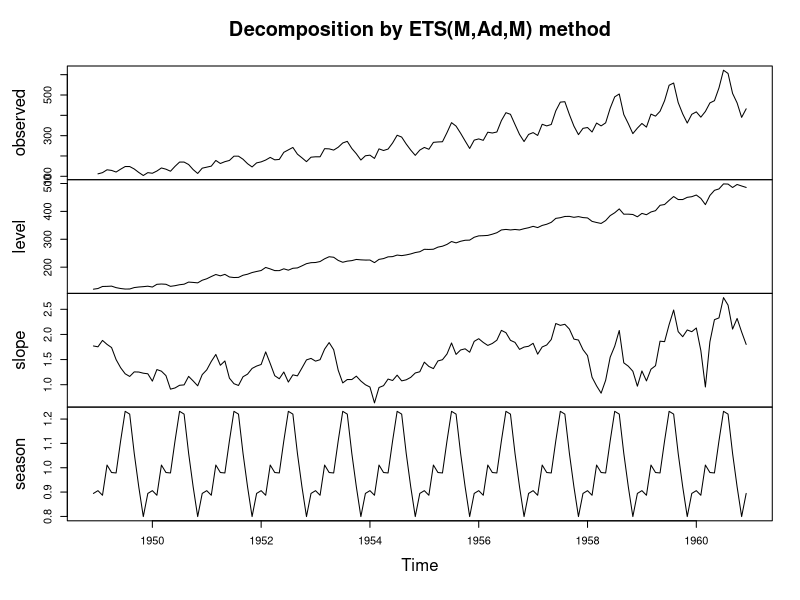
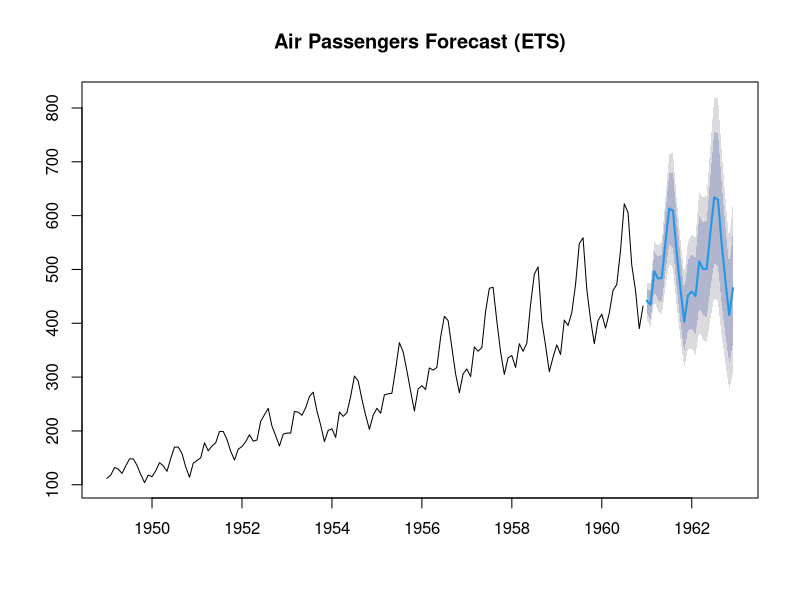
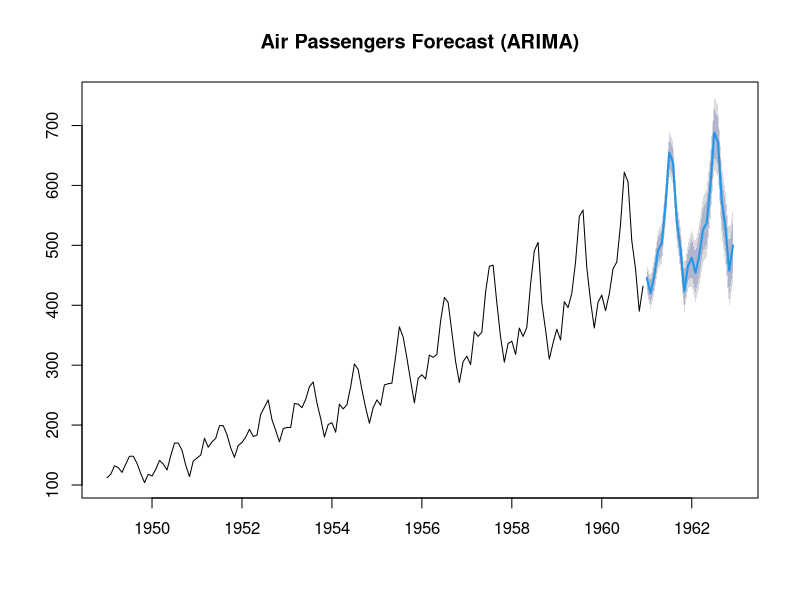
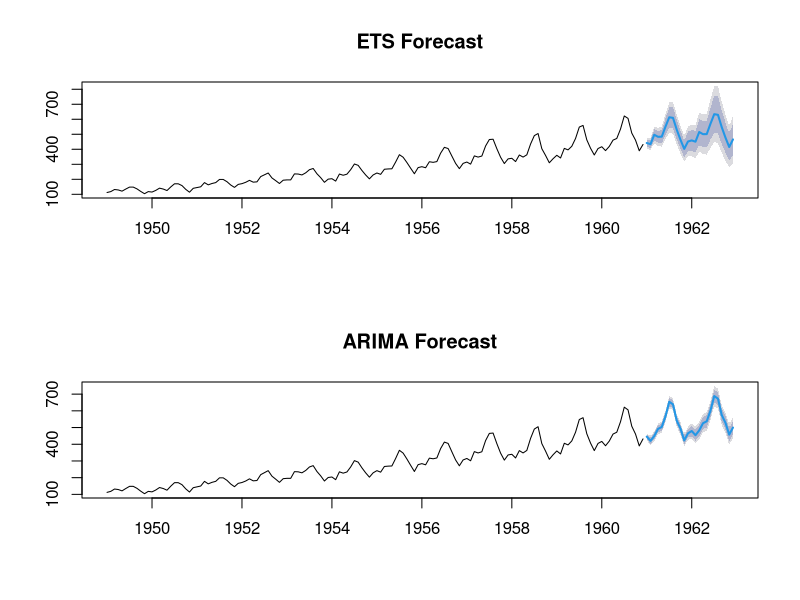
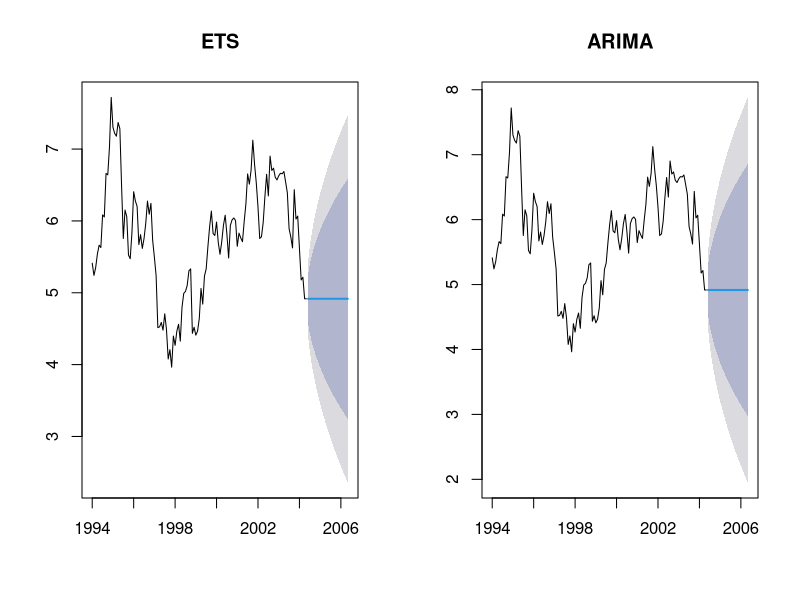

These figures' R source, in order: (Note: this script raises an error after producing the figures.)
## ---- chunk 1
#| echo: false
#| label: tbl-ets-models
#| tbl-cap: "Common ETS Models and Their Traditional Names"

library(knitr)
models <- data.frame(
  ETS_Notation = c("ETS(A,N,N)", "ETS(A,A,N)", "ETS(A,Ad,N)", 
                   "ETS(A,A,A)", "ETS(A,A,M)", "ETS(M,A,M)"),
  Traditional_Name = c("Simple Exponential Smoothing (SES)",
                       "Holt's Linear Method",
                       "Damped Trend Method",
                       "Additive Holt-Winters",
                       "Multiplicative Holt-Winters",
                       "Holt-Winters with Multiplicative Errors"),
  Use_Case = c("No trend, no seasonality",
               "Linear trend, no seasonality",
               "Trend that levels off",
               "Linear trend + additive seasons",
               "Linear trend + multiplicative seasons",
               "When variance increases with level")
)
kable(models)
## ---- chunk 2
#| label: ets-example
library(forecast)

# Load example data: Monthly airline passengers
data("AirPassengers")
ap <- AirPassengers

# Automatic model selection
ets_fit <- ets(ap)
print(ets_fit)
## ---- chunk 3
#| label: ets-components
#| fig-cap: "ETS Model Components"
#| fig-height: 6

# Plot the decomposition
plot(ets_fit)
## ---- chunk 4
#| label: ets-forecast
#| fig-cap: "ETS Forecast with Prediction Intervals"

# Generate forecasts
ets_forecast <- forecast(ets_fit, h = 24)
plot(ets_forecast, main = "Air Passengers Forecast (ETS)")
## ---- chunk 5
#| label: ets-parameters

# Extract estimated parameters
cat("Smoothing parameters:\n")
cat("  alpha =", ets_fit$par["alpha"], "\n")
cat("  beta  =", ets_fit$par["beta"], "\n")
cat("  gamma =", ets_fit$par["gamma"], "\n")

cat("\nInitial states:\n")
cat("  l0 =", ets_fit$initstate[1], "\n")
cat("  b0 =", ets_fit$initstate[2], "\n")
## ---- chunk 6
#| label: unit-root-tests

library(tseries)

# Example: Testing for unit roots
# KPSS test (null: stationary)
kpss_result <- kpss.test(ap)
cat("KPSS Test p-value:", kpss_result$p.value, "\n")
cat("Interpretation: p < 0.05 suggests differencing needed\n")

# Test on differenced data
kpss_diff <- kpss.test(diff(ap))
cat("\nKPSS on differenced data p-value:", kpss_diff$p.value, "\n")
## ---- chunk 7
#| label: auto-arima-example

# Automatic ARIMA model selection
arima_fit <- auto.arima(ap, trace = TRUE)
## ---- chunk 8
#| label: arima-summary

# Model summary
summary(arima_fit)
## ---- chunk 9
#| label: arima-roots

# Check AR and MA polynomial roots
# AR roots should have modulus > 1 for stationarity
# MA roots should have modulus > 1 for invertibility
cat("Model coefficients:\n")
print(coef(arima_fit))
## ---- chunk 10
#| label: arima-forecast
#| fig-cap: "ARIMA Forecast with Prediction Intervals"

arima_forecast <- forecast(arima_fit, h = 24)
plot(arima_forecast, main = "Air Passengers Forecast (ARIMA)")
## ---- chunk 11
#| label: aic-bic-comparison

# Compare AIC and BIC for different models
models <- list(
  ets_AAN = ets(ap, model = "AAN"),
  ets_AAA = ets(ap, model = "AAA"),
  ets_MAM = ets(ap, model = "MAM")
)

comparison <- data.frame(
  Model = names(models),
  AIC = sapply(models, function(x) x$aic),
  BIC = sapply(models, function(x) x$bic)
)

kable(comparison, digits = 2, caption = "Model Comparison: AIC vs BIC")
## ---- chunk 12
#| label: ets-vs-arima
#| fig-cap: "ETS vs ARIMA Forecasts Comparison"
#| fig-height: 8

par(mfrow = c(2, 1))

# ETS forecast
plot(ets_forecast, main = "ETS Forecast")

# ARIMA forecast  
plot(arima_forecast, main = "ARIMA Forecast")
## ---- chunk 13
#| label: accuracy-comparison

# Compare in-sample accuracy
cat("ETS Accuracy:\n")
print(accuracy(ets_fit))

cat("\nARIMA Accuracy:\n")
print(accuracy(arima_fit))
## ---- chunk 14
#| label: cv-comparison

# Time series cross-validation
# Using a rolling window approach
n <- length(ap)
train_size <- 120  # Use first 10 years for initial training

ets_errors <- c()
arima_errors <- c()

for(i in 1:12) {
  train <- window(ap, end = c(1958, i + 11))
  test <- window(ap, start = c(1958, i + 12), end = c(1958, i + 12))
  
  if(length(test) > 0) {
    # ETS forecast
    ets_model <- ets(train)
    ets_fc <- forecast(ets_model, h = 1)
    ets_errors <- c(ets_errors, as.numeric(test) - ets_fc$mean)
    
    # ARIMA forecast
    arima_model <- auto.arima(train)
    arima_fc <- forecast(arima_model, h = 1)
    arima_errors <- c(arima_errors, as.numeric(test) - arima_fc$mean)
  }
}

cat("One-step-ahead forecast comparison:\n")
cat("ETS RMSE:", sqrt(mean(ets_errors^2, na.rm = TRUE)), "\n")
cat("ARIMA RMSE:", sqrt(mean(arima_errors^2, na.rm = TRUE)), "\n")
## ---- chunk 15
#| label: example-nonseasonal
#| fig-cap: "US Bond Yields: Non-Seasonal Example"

# Simulate similar data to paper's example
set.seed(42)
bonds <- ts(cumsum(rnorm(125, 0, 0.3)) + 5, start = c(1994, 1), frequency = 12)

# Fit models
ets_bonds <- ets(bonds)
arima_bonds <- auto.arima(bonds)

cat("ETS model selected:", ets_bonds$method, "\n")
cat("ARIMA model selected: ARIMA(", paste(arimaorder(arima_bonds), collapse = ","), ")\n", sep = "")

# Forecast
par(mfrow = c(1, 2))
plot(forecast(ets_bonds, h = 24), main = "ETS")
plot(forecast(arima_bonds, h = 24), main = "ARIMA")
## ---- chunk 16
#| label: example-seasonal
#| fig-cap: "Seasonal Data with Trend"
#| fig-height: 8

# Australian tourists data (similar to paper)
data("austourists", package = "fpp2")

# Fit both models
ets_tourists <- ets(austourists)
arima_tourists <- auto.arima(austourists)

cat("ETS model:", ets_tourists$method, "\n")
cat("ARIMA model: ARIMA", paste(arimaorder(arima_tourists), collapse = ","), "\n")

# Compare forecasts
par(mfrow = c(2, 1))
plot(forecast(ets_tourists, h = 16), main = paste("ETS:", ets_tourists$method))
plot(forecast(arima_tourists, h = 16), main = "ARIMA")
## ---- chunk 17
#| label: croston-example
#| fig-cap: "Intermittent Demand Forecasting"

# Simulate intermittent demand
set.seed(123)
demand <- rpois(100, lambda = 0.5)
demand_ts <- ts(demand)

# Croston's method for intermittent demand
croston_fit <- croston(demand_ts, h = 20)
plot(croston_fit, main = "Croston's Method for Intermittent Demand")
## ---- chunk 18
#| label: s3-demo

# The forecast object
fc <- forecast(ets_fit, h = 12)

# Check the class
cat("Class:", class(fc), "\n")

# What's inside?
cat("\nComponents of forecast object:\n")
names(fc)
## ---- chunk 19
#| label: generic-functions

# These all work because of S3 methods
# print.forecast, plot.forecast, summary.forecast, etc.

# Accessing components
cat("Point forecasts:\n")
print(fc$mean)

cat("\n80% Prediction Interval:\n")
print(cbind(Lower = fc$lower[,1], Upper = fc$upper[,1]))
## ---- chunk 20
#| echo: false
#| label: tbl-method-comparison
#| tbl-cap: "When to Use ETS vs ARIMA"

comparison_table <- data.frame(
  Scenario = c("Short-term forecasts", 
               "Seasonal data",
               "Annual data",
               "Data with heteroscedasticity",
               "Need for interpretability",
               "Stationary data"),
  Recommended = c("ETS", "ETS", "ARIMA", "ETS (multiplicative)", 
                  "ETS", "ARIMA"),
  Reason = c("Competition results favor ETS",
             "Smaller model space reduces uncertainty",
             "ARIMA performed better in M3",
             "Multiplicative errors handle this",
             "Clear level/trend/season decomposition",
             "ARIMA's strength")
)
kable(comparison_table)
## ---- chunk 21
#| label: residual-check
#| fig-cap: "Residual Diagnostics for Model Validation"

# Always check residuals!
checkresiduals(ets_fit)
## ---- chunk 22
#| label: session-info
sessionInfo()
